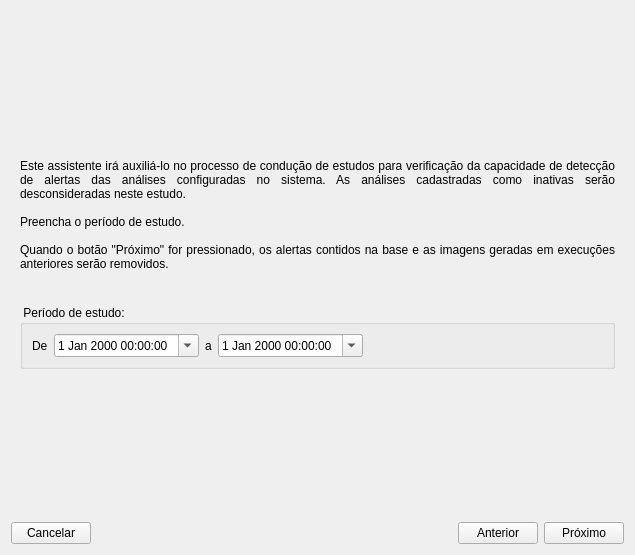
<ui version="4.0" >
 <class>StudyDialogForm</class>
 <widget class="QDialog" name="StudyDialogForm" >
  <property name="geometry" >
   <rect>
    <x>0</x>
    <y>0</y>
    <width>635</width>
    <height>555</height>
   </rect>
  </property>
  <property name="windowTitle" >
   <string>Estudos</string>
  </property>
  <layout class="QVBoxLayout" >
   <item>
    <widget class="QStackedWidget" name="pageStack" >
     <property name="currentIndex" >
      <number>0</number>
     </property>
     <widget class="QWidget" name="analysisPage" >
      <layout class="QVBoxLayout" >
       <item>
        <spacer>
         <property name="orientation" >
          <enum>Qt::Vertical</enum>
         </property>
         <property name="sizeHint" >
          <size>
           <width>20</width>
           <height>40</height>
          </size>
         </property>
        </spacer>
       </item>
       <item>
        <widget class="QLabel" name="label" >
         <property name="text" >
          <string>Este assistente irá auxiliá-lo no processo de condução de estudos para verificação da capacidade de detecção de alertas das análises configuradas no sistema. As análises cadastradas como inativas serão desconsideradas neste estudo.  

Preencha o período de estudo. 

Quando o botão "Próximo" for pressionado, os alertas contidos na base e as imagens geradas em execuções anteriores serão removidos.  

</string>
         </property>
         <property name="alignment" >
          <set>Qt::AlignJustify|Qt::AlignVCenter</set>
         </property>
         <property name="wordWrap" >
          <bool>true</bool>
         </property>
        </widget>
       </item>
       <item>
        <widget class="QGroupBox" name="groupBox" >
         <property name="title" >
          <string> Período de estudo: </string>
         </property>
         <layout class="QHBoxLayout" >
          <item>
           <widget class="QLabel" name="label_2" >
            <property name="text" >
             <string>De</string>
            </property>
           </widget>
          </item>
          <item>
           <widget class="QDateTimeEdit" name="initialTimestampTed" >
            <property name="calendarPopup" >
             <bool>true</bool>
            </property>
           </widget>
          </item>
          <item>
           <widget class="QLabel" name="label_3" >
            <property name="text" >
             <string>a</string>
            </property>
           </widget>
          </item>
          <item>
           <widget class="QDateTimeEdit" name="finalTimestampTed" >
            <property name="calendarPopup" >
             <bool>true</bool>
            </property>
           </widget>
          </item>
          <item>
           <spacer>
            <property name="orientation" >
             <enum>Qt::Horizontal</enum>
            </property>
            <property name="sizeHint" >
             <size>
              <width>40</width>
              <height>20</height>
             </size>
            </property>
           </spacer>
          </item>
         </layout>
        </widget>
       </item>
       <item>
        <spacer>
         <property name="orientation" >
          <enum>Qt::Vertical</enum>
         </property>
         <property name="sizeHint" >
          <size>
           <width>20</width>
           <height>40</height>
          </size>
         </property>
        </spacer>
       </item>
      </layout>
     </widget>
     <widget class="QWidget" name="tolerancePage" >
      <layout class="QVBoxLayout" >
       <item>
        <spacer>
         <property name="orientation" >
          <enum>Qt::Vertical</enum>
         </property>
         <property name="sizeHint" >
          <size>
           <width>20</width>
           <height>40</height>
          </size>
         </property>
        </spacer>
       </item>
       <item>
        <widget class="QLabel" name="label_4" >
         <property name="text" >
          <string>Para cada dado coletado, será gerada uma execução dos algoritmos de análise influenciados.  Caso duas ou mais grades, que sejam entradas para um mesmo algoritmo, possuam datas muito próximas, pode ser interessante unificar a execução do algoritmo de análise, evitando que este seja executado múltiplas vezes em um intervalo pequeno de tempo. Com este recurso é possível também configurar o módulo de estudos para realizar análises em intervalos de tempo maiores que os intervalos em que houve coleta.

Se desejar efetuar esta unificação, selecione a opção abaixo e forneça a tolerância em minutos utilizada para a unificação da execuçao das análises.

</string>
         </property>
         <property name="alignment" >
          <set>Qt::AlignJustify|Qt::AlignVCenter</set>
         </property>
         <property name="wordWrap" >
          <bool>true</bool>
         </property>
        </widget>
       </item>
       <item>
        <layout class="QGridLayout" >
         <item row="0" column="0" colspan="4" >
          <widget class="QCheckBox" name="toleranceCbx" >
           <property name="text" >
            <string>Unificar a execução de análises</string>
           </property>
          </widget>
         </item>
         <item row="1" column="0" >
          <spacer>
           <property name="orientation" >
            <enum>Qt::Horizontal</enum>
           </property>
           <property name="sizeType" >
            <enum>QSizePolicy::Fixed</enum>
           </property>
           <property name="sizeHint" >
            <size>
             <width>16</width>
             <height>20</height>
            </size>
           </property>
          </spacer>
         </item>
         <item row="1" column="1" >
          <widget class="QLabel" name="label_5" >
           <property name="text" >
            <string>Tolerância: </string>
           </property>
          </widget>
         </item>
         <item row="1" column="2" >
          <widget class="QLineEdit" name="toleranceLed" >
           <property name="enabled" >
            <bool>false</bool>
           </property>
          </widget>
         </item>
         <item row="1" column="3" >
          <widget class="QLabel" name="label_6" >
           <property name="text" >
            <string>minutos</string>
           </property>
          </widget>
         </item>
         <item row="1" column="5" >
          <spacer>
           <property name="orientation" >
            <enum>Qt::Horizontal</enum>
           </property>
           <property name="sizeHint" >
            <size>
             <width>40</width>
             <height>20</height>
            </size>
           </property>
          </spacer>
         </item>
         <item row="1" column="4" >
          <spacer>
           <property name="orientation" >
            <enum>Qt::Horizontal</enum>
           </property>
           <property name="sizeHint" >
            <size>
             <width>40</width>
             <height>20</height>
            </size>
           </property>
          </spacer>
         </item>
        </layout>
       </item>
       <item>
        <spacer>
         <property name="orientation" >
          <enum>Qt::Vertical</enum>
         </property>
         <property name="sizeHint" >
          <size>
           <width>20</width>
           <height>40</height>
          </size>
         </property>
        </spacer>
       </item>
      </layout>
     </widget>
     <widget class="QWidget" name="controlPage" >
      <layout class="QVBoxLayout" >
       <item>
        <widget class="QLabel" name="label_8" >
         <property name="text" >
          <string>Utilize o botão de Executar ("Play") na base da tela para iniciar a execução do estudo.  O acompanhamento dos alertas gerados pode ser efetuado por um aplicativo conectado à base TerraLib em uso ou pela janela de visualização que será aberta ao final de um evento de análise.

Utilize as opções de controle de execução para configurar paradas após a execução de análises selecionadas, facilitando o processo de acompanhamento dos resultados obtidos.  Após cada parada, utilize novamente o botão de Executar para iniciar o próximo passo do estudo. As opções de controle de execução e o botão Executar estarão desabilitados enquanto algum evento de análise estiver em execução. 
</string>
         </property>
         <property name="alignment" >
          <set>Qt::AlignJustify|Qt::AlignVCenter</set>
         </property>
         <property name="wordWrap" >
          <bool>true</bool>
         </property>
        </widget>
       </item>
       <item>
        <widget class="QGroupBox" name="groupBox_2" >
         <property name="title" >
          <string> Controle de execução: </string>
         </property>
         <layout class="QGridLayout" >
          <item row="0" column="0" colspan="3" >
           <widget class="QRadioButton" name="executeAllRdb" >
            <property name="text" >
             <string>Executar todas as análises em sequência</string>
            </property>
            <property name="checked" >
             <bool>true</bool>
            </property>
           </widget>
          </item>
          <item row="1" column="0" colspan="3" >
           <widget class="QRadioButton" name="pauseAllRdb" >
            <property name="text" >
             <string>Parar após cada análise executada</string>
            </property>
           </widget>
          </item>
          <item row="2" column="0" colspan="3" >
           <widget class="QRadioButton" name="warningLevelRdb" >
            <property name="text" >
             <string>Parar sempre que uma análise retornar um alerta de nível maior ou igual a: </string>
            </property>
           </widget>
          </item>
          <item row="3" column="0" >
           <spacer>
            <property name="orientation" >
             <enum>Qt::Horizontal</enum>
            </property>
            <property name="sizeType" >
             <enum>QSizePolicy::Fixed</enum>
            </property>
            <property name="sizeHint" >
             <size>
              <width>16</width>
              <height>20</height>
             </size>
            </property>
           </spacer>
          </item>
          <item row="3" column="1" >
           <widget class="QComboBox" name="warningLevelCmb" >
            <property name="editable" >
             <bool>false</bool>
            </property>
            <property name="currentIndex" >
             <number>-1</number>
            </property>
           </widget>
          </item>
          <item row="3" column="2" >
           <spacer>
            <property name="orientation" >
             <enum>Qt::Horizontal</enum>
            </property>
            <property name="sizeHint" >
             <size>
              <width>101</width>
              <height>20</height>
             </size>
            </property>
           </spacer>
          </item>
          <item row="4" column="0" colspan="3" >
           <widget class="QRadioButton" name="tableRdb" >
            <property name="text" >
             <string>Parar após a execução das análises marcadas na tabela de eventos abaixo</string>
            </property>
           </widget>
          </item>
          <item row="5" column="0" >
           <spacer>
            <property name="orientation" >
             <enum>Qt::Horizontal</enum>
            </property>
            <property name="sizeType" >
             <enum>QSizePolicy::Fixed</enum>
            </property>
            <property name="sizeHint" >
             <size>
              <width>16</width>
              <height>20</height>
             </size>
            </property>
           </spacer>
          </item>
          <item row="5" column="1" colspan="2" >
           <widget class="QTableWidget" name="eventsTbl" >
            <property name="editTriggers" >
             <set>QAbstractItemView::NoEditTriggers</set>
            </property>
            <property name="selectionBehavior" >
             <enum>QAbstractItemView::SelectRows</enum>
            </property>
            <column>
             <property name="text" >
              <string>Parar?</string>
             </property>
            </column>
            <column>
             <property name="text" >
              <string>Data</string>
             </property>
            </column>
            <column>
             <property name="text" >
              <string>Hora</string>
             </property>
            </column>
            <column>
             <property name="text" >
              <string>Evento</string>
             </property>
            </column>
            <column>
             <property name="text" >
              <string>Arquivo</string>
             </property>
            </column>
           </widget>
          </item>
          <item row="6" column="1" >
           <widget class="QCheckBox" name="showAnalysisOnlyCbx" >
            <property name="text" >
             <string>Mostrar apenas eventos de análise</string>
            </property>
           </widget>
          </item>
         </layout>
        </widget>
       </item>
       <item>
        <layout class="QHBoxLayout" >
         <item>
          <widget class="QToolButton" name="playBtn" >
           <property name="toolTip" >
            <string>&lt;html>&lt;head>&lt;meta name="qrichtext" content="1" />&lt;style type="text/css">
p, li { white-space: pre-wrap; }
&lt;/style>&lt;/head>&lt;body style=" font-family:'MS Shell Dlg 2'; font-size:8.25pt; font-weight:400; font-style:normal;">
&lt;p style=" margin-top:0px; margin-bottom:0px; margin-left:0px; margin-right:0px; -qt-block-indent:0; text-indent:0px; font-size:8pt;">Executar&lt;/p>&lt;/body>&lt;/html></string>
           </property>
           <property name="text" >
            <string>...</string>
           </property>
           <property name="icon" >
            <iconset resource="icons.qrc" >:/global/icons/play.png</iconset>
           </property>
          </widget>
         </item>
         <item>
          <widget class="QToolButton" name="pauseBtn" >
           <property name="toolTip" >
            <string>&lt;html>&lt;head>&lt;meta name="qrichtext" content="1" />&lt;style type="text/css">
p, li { white-space: pre-wrap; }
&lt;/style>&lt;/head>&lt;body style=" font-family:'MS Shell Dlg 2'; font-size:8.25pt; font-weight:400; font-style:normal;">
&lt;p style=" margin-top:0px; margin-bottom:0px; margin-left:0px; margin-right:0px; -qt-block-indent:0; text-indent:0px;">Parar&lt;/p>&lt;/body>&lt;/html></string>
           </property>
           <property name="text" >
            <string>...</string>
           </property>
           <property name="icon" >
            <iconset resource="icons.qrc" >:/global/icons/stop.png</iconset>
           </property>
          </widget>
         </item>
         <item>
          <spacer>
           <property name="orientation" >
            <enum>Qt::Horizontal</enum>
           </property>
           <property name="sizeHint" >
            <size>
             <width>40</width>
             <height>20</height>
            </size>
           </property>
          </spacer>
         </item>
        </layout>
       </item>
      </layout>
     </widget>
     <widget class="QWidget" name="removePage" >
      <layout class="QGridLayout" >
       <item row="1" column="0" colspan="2" >
        <widget class="QLabel" name="label_7" >
         <property name="text" >
          <string>A execução do estudo foi completada.
Os alertas serão removidos quando um novo estudo for iniciado.</string>
         </property>
         <property name="alignment" >
          <set>Qt::AlignJustify|Qt::AlignVCenter</set>
         </property>
         <property name="wordWrap" >
          <bool>true</bool>
         </property>
        </widget>
       </item>
       <item row="2" column="0" >
        <widget class="QPushButton" name="endBtn" >
         <property name="text" >
          <string>Fim</string>
         </property>
        </widget>
       </item>
       <item row="2" column="1" >
        <spacer>
         <property name="orientation" >
          <enum>Qt::Horizontal</enum>
         </property>
         <property name="sizeHint" >
          <size>
           <width>40</width>
           <height>20</height>
          </size>
         </property>
        </spacer>
       </item>
       <item row="3" column="0" >
        <spacer>
         <property name="orientation" >
          <enum>Qt::Vertical</enum>
         </property>
         <property name="sizeHint" >
          <size>
           <width>20</width>
           <height>40</height>
          </size>
         </property>
        </spacer>
       </item>
       <item row="0" column="0" >
        <spacer>
         <property name="orientation" >
          <enum>Qt::Vertical</enum>
         </property>
         <property name="sizeHint" >
          <size>
           <width>20</width>
           <height>40</height>
          </size>
         </property>
        </spacer>
       </item>
      </layout>
     </widget>
    </widget>
   </item>
   <item>
    <layout class="QHBoxLayout" >
     <item>
      <widget class="QPushButton" name="cancelBtn" >
       <property name="text" >
        <string>Cancelar</string>
       </property>
       <property name="icon" >
        <iconset resource="icons.qrc" >:/global/icons/cancel.png</iconset>
       </property>
      </widget>
     </item>
     <item>
      <spacer>
       <property name="orientation" >
        <enum>Qt::Horizontal</enum>
       </property>
       <property name="sizeHint" >
        <size>
         <width>40</width>
         <height>20</height>
        </size>
       </property>
      </spacer>
     </item>
     <item>
      <widget class="QPushButton" name="previousBtn" >
       <property name="text" >
        <string>Anterior</string>
       </property>
       <property name="icon" >
        <iconset resource="icons.qrc" >:/global/icons/previous.png</iconset>
       </property>
      </widget>
     </item>
     <item>
      <widget class="QPushButton" name="nextBtn" >
       <property name="text" >
        <string>Próximo</string>
       </property>
       <property name="icon" >
        <iconset resource="icons.qrc" >:/global/icons/next.png</iconset>
       </property>
      </widget>
     </item>
    </layout>
   </item>
  </layout>
 </widget>
 <resources>
  <include location="icons.qrc" />
 </resources>
 <connections/>
</ui>
